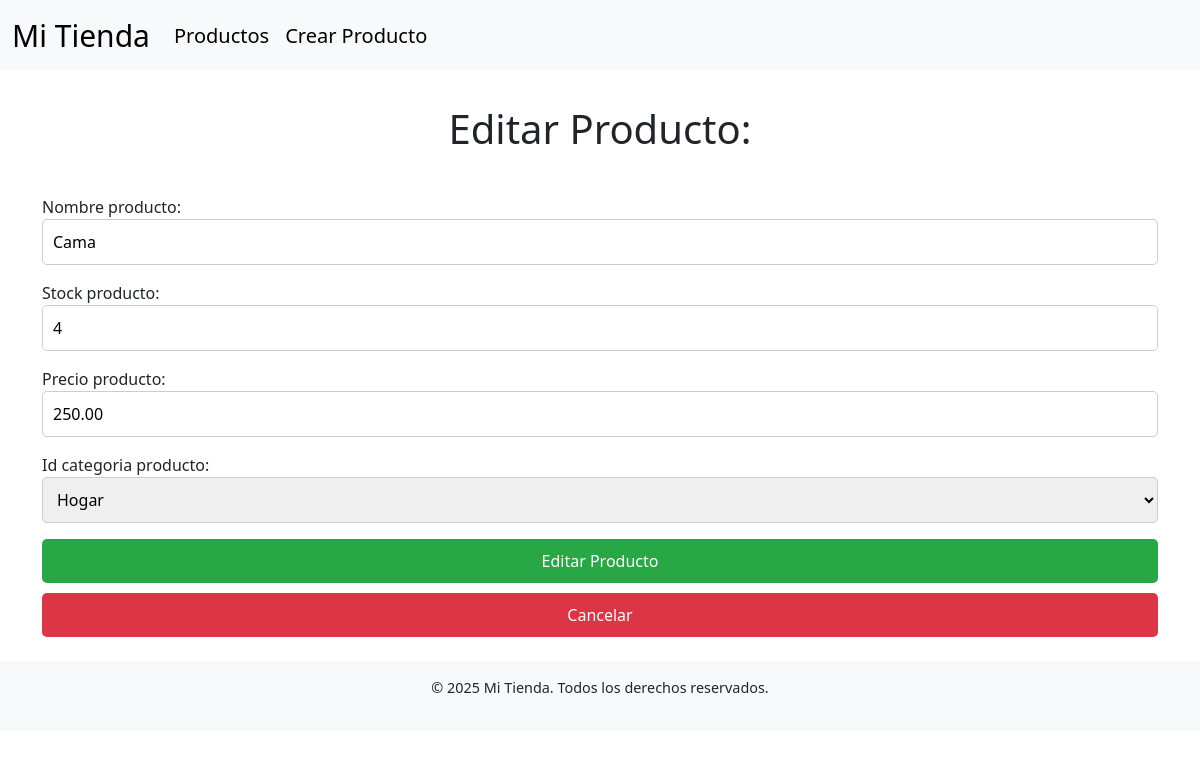
The page /productos/editar/7 on the database its author committed.
### tienda/models.py (models this page shows, shortened)
class Producto(models.Model):
    id_producto = models.AutoField(primary_key=True)
    nombre_producto = models.CharField(max_length=100)
    tipo_producto = models.CharField(max_length=50)
    precio_producto = models.DecimalField(max_digits=10, decimal_places=2)
    stock_producto = models.IntegerField()
    descripcion_producto = models.TextField()
    foto_producto = models.ImageField(upload_to='productos/')
    id_categoria_producto = models.ForeignKey(CategoriaProducto, on_delete=models.CASCADE)

class CategoriaProducto(models.Model):
    id_categoria_producto = models.AutoField(primary_key=True)
    nombre_categoria_producto = models.CharField(max_length=100)
    descripcion_categoria_producto = models.TextField()
    def __str__(self):
        return self.nombre_categoria_producto

### tienda/views.py (the view)
# urls.py: path('productos/editar/<int:id_prod>', editar_producto, name='editar_producto'),
def editar_producto(request, id_prod):
    prod = Producto.objects.get(id_producto=id_prod)
    if request.method == 'POST':
        form = ProductoForm(request.POST, instance=prod)
        if form.is_valid():
            form.save()
            return redirect('lista_productos')
    else:
        form = ProductoForm(instance=prod)
    return render(request, 'editar_producto.html', {'form': form, 'producto': prod})

### tienda/forms.py
class ProductoForm(forms.ModelForm):
    class Meta:
        model = Producto
        fields = ['nombre_producto', 'stock_producto', 'precio_producto', 'id_categoria_producto']
    def __init__(self, *args, **kwargs):
        super(ProductoForm,self).__init__(*args,**kwargs)
        self.fields['nombre_producto'].widget.attrs = {'class':'single-input-item','placeholder':'Nombre Producto'}

### ecommerce/tienda/templates/editar_producto.html (shortened to what this page needs)
{% extends 'base.html' %}
{% block content %}
    <h1>Editar Producto: {{producto.nombre}}</h1>
    <form method="POST">
        {{ form.as_p }}
        <input type="submit" value="Editar Producto">
        <a href="{% url 'lista_productos' %}" class="btn btn-secondary">Cancelar</a>
    </form>
{% endblock %}

### tienda/static/tienda/css/styles.css (style rules this page uses)
h1 { margin: auto; text-align: center; padding: 10px; }
form input[type="text"], form input[type="number"], form select { border-radius: 5px; border: 1px solid #ccc; padding: 10px; width: 100%; }
form input[type="submit"] { background-color: #28a745; color: white; border: none; padding: 10px 20px; cursor: pointer; border-radius: 5px; width: 100%; }
h1 { text-align: center; margin-bottom: 2rem; }
.btn-secondary { background-color: #dc3545; color: white; border: none; padding: 10px 20px; text-align: center; display: inline-block; cursor: pointer; border-radius: 5px; width: 100%; text-decoration: none; margin-top: 10px; }
form input[type="submit"], form .btn-secondary { width: 100%; border-radius: 5px; padding: 10px; }

### rows shown on the page
Producto: nombre_producto "Cama", stock_producto "4", precio_producto "250.00"
CategoriaProducto: id_categoria_producto "Hogar"
